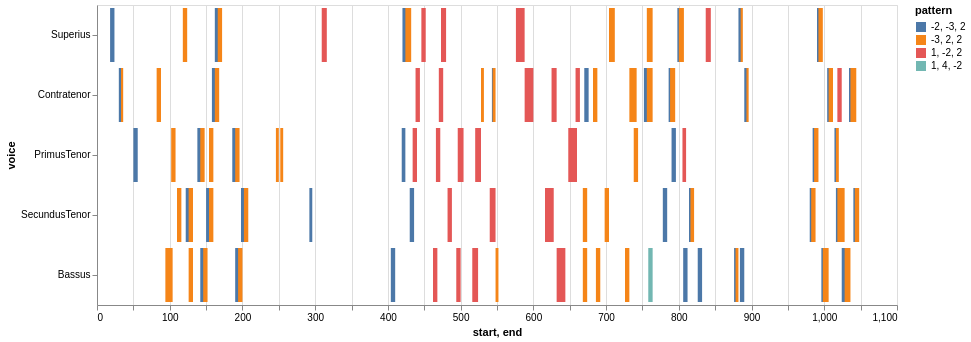
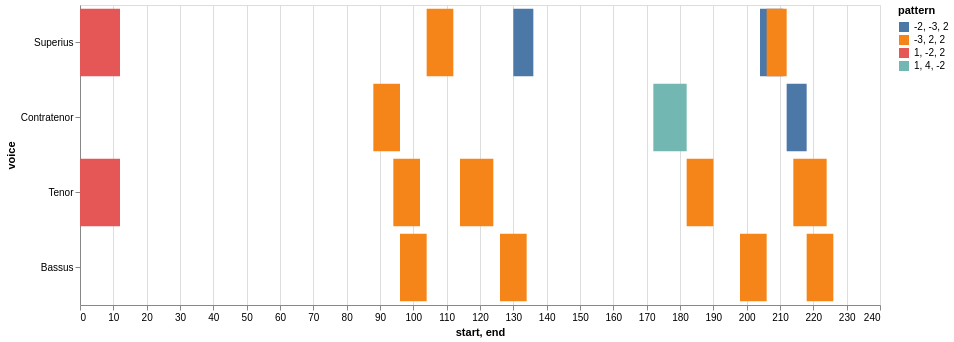
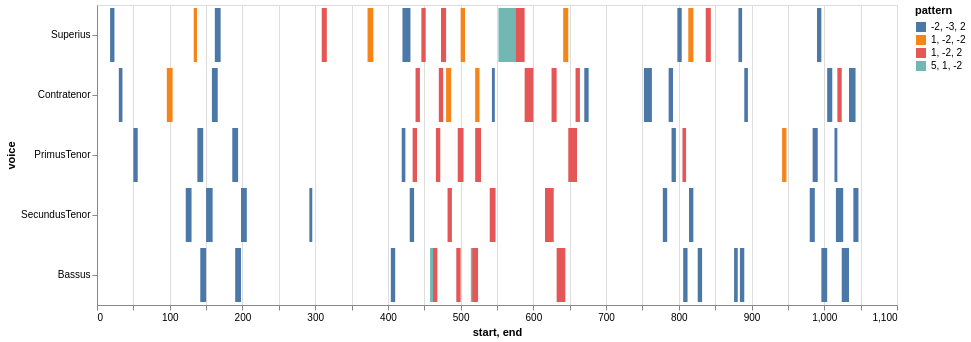
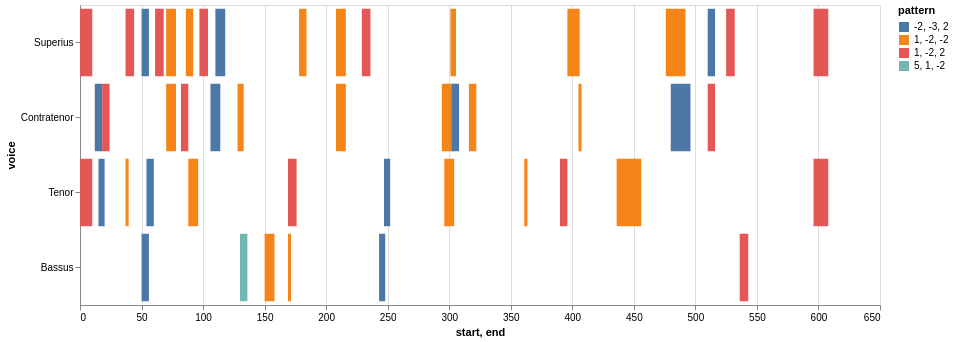

These figures' notebook cell, in order:
### Markdown cell above
## Heat Map of Entries:  Model Paired with Each Mass Movement

Showing only the 'shared' entries in each pair

### Code cell
# find entries for model

model = importScore(file_list[5])
nr = model.notes(combineUnisons=combineUnisons)
mel = model.melodic(df=nr, kind=kind, compound=False, unit=0, end=False)
mod_mel_ngrams = model.ngrams(df=mel, n=n, exclude=['Rest'])
mod_entry_ngrams = model.entries(df=mel, n=n, thematic=thematic, anywhere=anywhere, exclude=['Rest'])
mod_mel_ngrams_duration = model.durations(df=mel, n=n, mask_df=mod_entry_ngrams)
mod_entries_stack = list(mod_entry_ngrams.stack().unique())

# find entries mass movements:
mass_movements = file_list[:5] + file_list[6:]
for movement in mass_movements:       
    m_movement = importScore(movement)
    nr = m_movement.notes(combineUnisons=combineUnisons)
    mel = m_movement.melodic(df=nr, kind=kind, compound=False, unit=0, end=False)
    mass_mvmt_mel_ngrams = m_movement.ngrams(df=mel, n=n)
    mass_mvmt_entries = m_movement.entries(df=mel, n=n, thematic=thematic, anywhere=anywhere)
    mass_mvmt_mel_ngrams_duration = m_movement.durations(df=mel, n=n, mask_df=mass_mvmt_entries)
    mass_mvmt_entries_stack = mass_mvmt_entries.stack()
    
    
    # find shared entries
    shared_entries = list(set(mass_mvmt_entries_stack).intersection(mod_entries_stack))

    # or instead focus on one soggetto
    # in this case update code below, replacing 'shared_entries' with 'selected_entries'
    # selected_entries = [('-2', '3', '-2')]
    
    # print model metadata and chart
    print(model.metadata)
    # print(shared_entries)
    display(viz.plot_ngrams_heatmap(mod_entry_ngrams, mod_mel_ngrams_duration, 
                        selected_patterns=shared_entries,
                        voices=[], includeCount=False))
    
    
    # # print mass movement metadata and chart
    print(m_movement.metadata)
    display(viz.plot_ngrams_heatmap(mass_mvmt_entries, mass_mvmt_mel_ngrams_duration, 
                                selected_patterns=shared_entries,
                                voices=[], includeCount=False))

### Figure 1 — Vega-Lite specification as saved in the notebook (floating-point values rounded to 4 significant figures)
{"$schema": "https://vega.github.io/schema/vega-lite/v5.16.3.json", "config": {"view": {"continuousHeight": 300, "continuousWidth": 300}}, "data": {"name": "data-6e0632def230228c89a6151b55e82a4e"}, "datasets": {"data-6e0632def230228c89a6151b55e82a4e": [{"end": 24, "pattern": "-2, -3, 2", "start": 18, "voice": "Superius"}, {"end": 124, "pattern": "-3, 2, 2", "start": 118, "voice": "Superius"}, {"end": 170, "pattern": "-2, -3, 2", "start": 162, "voice": "Superius"}, {"end": 172, "pattern": "-3, 2, 2", "start": 166, "voice": "Superius"}, {"end": 316, "pattern": "1, -2, 2", "start": 309, "voice": "Superius"}, {"end": 431, "pattern": "-2, -3, 2", "start": 420, "voice": "Superius"}, {"end": 432, "pattern": "-3, 2, 2", "start": 424, "voice": "Superius"}, {"end": 452, "pattern": "1, -2, 2", "start": 446, "voice": "Superius"}, {"end": 480, "pattern": "1, -2, 2", "start": 473, "voice": "Superius"}, {"end": 588, "pattern": "1, -2, 2", "start": 576, "voice": "Superius"}, {"end": 712, "pattern": "-3, 2, 2", "start": 704, "voice": "Superius"}, {"end": 764, "pattern": "-3, 2, 2", "start": 756, "voice": "Superius"}, {"end": 804, "pattern": "-2, -3, 2", "start": 798, "voice": "Superius"}, {"end": 807, "pattern": "-3, 2, 2", "start": 800, "voice": "Superius"}, {"end": 844, "pattern": "1, -2, 2", "start": 837, "voice": "Superius"}, {"end": 887, "pattern": "-2, -3, 2", "start": 882, "voice": "Superius"}, {"end": 888, "pattern": "-3, 2, 2", "start": 885, "voice": "Superius"}, {"end": 996, "pattern": "-2, -3, 2", "start": 990, "voice": "Superius"}, {"end": 998, "pattern": "-3, 2, 2", "start": 992, "voice": "Superius"}, {"end": 35, "pattern": "-2, -3, 2", "start": 30, "voice": "Contratenor"}, {"end": 36, "pattern": "-3, 2, 2", "start": 33, "voice": "Contratenor"}, {"end": 88, "pattern": "-3, 2, 2", "start": 82, "voice": "Contratenor"}, {"end": 166, "pattern": "-2, -3, 2", "start": 158, "voice": "Contratenor"}, {"end": 168, "pattern": "-3, 2, 2", "start": 162, "voice": "Contratenor"}, {"end": 444, "pattern": "1, -2, 2", "start": 438, "voice": "Contratenor"}, {"end": 476, "pattern": "1, -2, 2", "start": 470, "voice": "Contratenor"}, {"end": 532, "pattern": "-3, 2, 2", "start": 528, "voice": "Contratenor"}, {"end": 547, "pattern": "-2, -3, 2", "start": 543, "voice": "Contratenor"}, {"end": 548, "pattern": "-3, 2, 2", "start": 544, "voice": "Contratenor"}, {"end": 600, "pattern": "1, -2, 2", "start": 588, "voice": "Contratenor"}, {"end": 632, "pattern": "1, -2, 2", "start": 625, "voice": "Contratenor"}, {"end": 664, "pattern": "1, -2, 2", "start": 658, "voice": "Contratenor"}, {"end": 676, "pattern": "-2, -3, 2", "start": 670, "voice": "Contratenor"}, {"end": 688, "pattern": "-3, 2, 2", "start": 682, "voice": "Contratenor"}, {"end": 742, "pattern": "-3, 2, 2", "start": 732, "voice": "Contratenor"}, {"end": 763, "pattern": "-2, -3, 2", "start": 752, "voice": "Contratenor"}, {"end": 764, "pattern": "-3, 2, 2", "start": 756, "voice": "Contratenor"}, {"end": 792, "pattern": "-2, -3, 2", "start": 786, "voice": "Contratenor"}, {"end": 795, "pattern": "-3, 2, 2", "start": 788, "voice": "Contratenor"}, {"end": 895, "pattern": "-2, -3, 2", "start": 890, "voice": "Contratenor"}, {"end": 896, "pattern": "-3, 2, 2", "start": 893, "voice": "Contratenor"}, {"end": 1011, "pattern": "-2, -3, 2", "start": 1004, "voice": "Contratenor"}, {"end": 1012, "pattern": "-3, 2, 2", "start": 1006, "voice": "Contratenor"}, {"end": 1024, "pattern": "1, -2, 2", "start": 1018, "voice": "Contratenor"}, {"end": 1043, "pattern": "-2, -3, 2", "start": 1034, "voice": "Contratenor"}, {"end": 1044, "pattern": "-3, 2, 2", "start": 1036, "voice": "Contratenor"}, {"end": 56, "pattern": "-2, -3, 2", "start": 50, "voice": "PrimusTenor"}, {"end": 108, "pattern": "-3, 2, 2", "start": 102, "voice": "PrimusTenor"}, {"end": 146, "pattern": "-2, -3, 2", "start": 138, "voice": "PrimusTenor"}, {"end": 148, "pattern": "-3, 2, 2", "start": 142, "voice": "PrimusTenor"}, {"end": 160, "pattern": "-3, 2, 2", "start": 154, "voice": "PrimusTenor"}, {"end": 194, "pattern": "-2, -3, 2", "start": 186, "voice": "PrimusTenor"}, {"end": 196, "pattern": "-3, 2, 2", "start": 190, "voice": "PrimusTenor"}, {"end": 250, "pattern": "-3, 2, 2", "start": 246, "voice": "PrimusTenor"}, {"end": 256, "pattern": "-3, 2, 2", "start": 252, "voice": "PrimusTenor"}, {"end": 424, "pattern": "-2, -3, 2", "start": 419, "voice": "PrimusTenor"}, {"end": 440, "pattern": "1, -2, 2", "start": 434, "voice": "PrimusTenor"}, {"end": 472, "pattern": "1, -2, 2", "start": 466, "voice": "PrimusTenor"}, {"end": 504, "pattern": "1, -2, 2", "start": 496, "voice": "PrimusTenor"}, {"end": 528, "pattern": "1, -2, 2", "start": 520, "voice": "PrimusTenor"}, {"end": 660, "pattern": "1, -2, 2", "start": 648, "voice": "PrimusTenor"}, {"end": 744, "pattern": "-3, 2, 2", "start": 738, "voice": "PrimusTenor"}, {"end": 796, "pattern": "-2, -3, 2", "start": 790, "voice": "PrimusTenor"}, {"end": 810, "pattern": "1, -2, 2", "start": 805, "voice": "PrimusTenor"}, {"end": 991, "pattern": "-2, -3, 2", "start": 984, "voice": "PrimusTenor"}, {"end": 992, "pattern": "-3, 2, 2", "start": 986, "voice": "PrimusTenor"}, {"end": 1018, "pattern": "-2, -3, 2", "start": 1014, "voice": "PrimusTenor"}, {"end": 1020, "pattern": "-3, 2, 2", "start": 1016, "voice": "PrimusTenor"}, {"end": 116, "pattern": "-3, 2, 2", "start": 110, "voice": "SecundusTenor"}, {"end": 130, "pattern": "-2, -3, 2", "start": 122, "voice": "SecundusTenor"}, {"end": 132, "pattern": "-3, 2, 2", "start": 126, "voice": "SecundusTenor"}, {"end": 159, "pattern": "-2, -3, 2", "start": 150, "voice": "SecundusTenor"}, {"end": 160, "pattern": "-3, 2, 2", "start": 154, "voice": "SecundusTenor"}, {"end": 206, "pattern": "-2, -3, 2", "start": 198, "voice": "SecundusTenor"}, {"end": 208, "pattern": "-3, 2, 2", "start": 202, "voice": "SecundusTenor"}, {"end": 296, "pattern": "-2, -3, 2", "start": 292, "voice": "SecundusTenor"}, {"end": 436, "pattern": "-2, -3, 2", "start": 430, "voice": "SecundusTenor"}, {"end": 488, "pattern": "1, -2, 2", "start": 482, "voice": "SecundusTenor"}, {"end": 548, "pattern": "1, -2, 2", "start": 540, "voice": "SecundusTenor"}, {"end": 628, "pattern": "1, -2, 2", "start": 616, "voice": "SecundusTenor"}, {"end": 674, "pattern": "-3, 2, 2", "start": 668, "voice": "SecundusTenor"}, {"end": 704, "pattern": "-3, 2, 2", "start": 698, "voice": "SecundusTenor"}, {"end": 784, "pattern": "-2, -3, 2", "start": 778, "voice": "SecundusTenor"}, {"end": 820, "pattern": "-2, -3, 2", "start": 814, "voice": "SecundusTenor"}, {"end": 821, "pattern": "-3, 2, 2", "start": 816, "voice": "SecundusTenor"}, {"end": 987, "pattern": "-2, -3, 2", "start": 980, "voice": "SecundusTenor"}, {"end": 988, "pattern": "-3, 2, 2", "start": 982, "voice": "SecundusTenor"}, {"end": 1026, "pattern": "-2, -3, 2", "start": 1016, "voice": "SecundusTenor"}, {"end": 1028, "pattern": "-3, 2, 2", "start": 1018, "voice": "SecundusTenor"}, {"end": 1047, "pattern": "-2, -3, 2", "start": 1040, "voice": "SecundusTenor"}, {"end": 1048, "pattern": "-3, 2, 2", "start": 1042, "voice": "SecundusTenor"}, {"end": 104, "pattern": "-3, 2, 2", "start": 94, "voice": "Bassus"}, {"end": 132, "pattern": "-3, 2, 2", "start": 126, "voice": "Bassus"}, {"end": 150, "pattern": "-2, -3, 2", "start": 142, "voice": "Bassus"}, {"end": 152, "pattern": "-3, 2, 2", "start": 146, "voice": "Bassus"}, {"end": 198, "pattern": "-2, -3, 2", "start": 190, "voice": "Bassus"}, {"end": 200, "pattern": "-3, 2, 2", "start": 194, "voice": "Bassus"}, {"end": 410, "pattern": "-2, -3, 2", "start": 404, "voice": "Bassus"}, {"end": 468, "pattern": "1, -2, 2", "start": 462, "voice": "Bassus"}, {"end": 500, "pattern": "1, -2, 2", "start": 494, "voice": "Bassus"}, {"end": 524, "pattern": "1, -2, 2", "start": 516, "voice": "Bassus"}, {"end": 552, "pattern": "-3, 2, 2", "start": 548, "voice": "Bassus"}, {"end": 644, "pattern": "1, -2, 2", "start": 632, "voice": "Bassus"}, {"end": 674, "pattern": "-3, 2, 2", "start": 668, "voice": "Bassus"}, {"end": 692, "pattern": "-3, 2, 2", "start": 686, "voice": "Bassus"}, {"end": 732, "pattern": "-3, 2, 2", "start": 726, "voice": "Bassus"}, {"end": 764, "pattern": "1, 4, -2", "start": 758, "voice": "Bassus"}, {"end": 812, "pattern": "-2, -3, 2", "start": 806, "voice": "Bassus"}, {"end": 832, "pattern": "-2, -3, 2", "start": 826, "voice": "Bassus"}, {"end": 881, "pattern": "-2, -3, 2", "start": 876, "voice": "Bassus"}, {"end": 882, "pattern": "-3, 2, 2", "start": 878, "voice": "Bassus"}, {"end": 890, "pattern": "-2, -3, 2", "start": 884, "voice": "Bassus"}, {"end": 1004, "pattern": "-2, -3, 2", "start": 996, "voice": "Bassus"}, {"end": 1006, "pattern": "-3, 2, 2", "start": 998, "voice": "Bassus"}, {"end": 1034, "pattern": "-2, -3, 2", "start": 1024, "voice": "Bassus"}, {"end": 1036, "pattern": "-3, 2, 2", "start": 1028, "voice": "Bassus"}]}, "encoding": {"color": {"field": "pattern", "type": "nominal"}, "opacity": {"condition": {"param": "param_2", "value": 1}, "value": 0.2}, "tooltip": [{"field": "start", "type": "quantitative"}, {"field": "end", "type": "quantitative"}, {"field": "pattern", "type": "nominal"}], "x": {"field": "start", "type": "quantitative"}, "x2": {"field": "end"}, "y": {"field": "voice", "sort": null, "type": "nominal"}}, "height": 300, "mark": {"type": "bar"}, "params": [{"name": "param_2", "select": {"fields": ["pattern"], "type": "point"}}], "width": 800}

### Figure 2 — Vega-Lite specification as saved in the notebook (floating-point values rounded to 4 significant figures)
{"$schema": "https://vega.github.io/schema/vega-lite/v5.16.3.json", "config": {"view": {"continuousHeight": 300, "continuousWidth": 300}}, "data": {"name": "data-885e2c3d2c80f96bf308d9b43948cdf2"}, "datasets": {"data-885e2c3d2c80f96bf308d9b43948cdf2": [{"end": 12, "pattern": "1, -2, 2", "start": 0, "voice": "Superius"}, {"end": 112, "pattern": "-3, 2, 2", "start": 104, "voice": "Superius"}, {"end": 136, "pattern": "-2, -3, 2", "start": 130, "voice": "Superius"}, {"end": 211, "pattern": "-2, -3, 2", "start": 204, "voice": "Superius"}, {"end": 212, "pattern": "-3, 2, 2", "start": 206, "voice": "Superius"}, {"end": 96, "pattern": "-3, 2, 2", "start": 88, "voice": "Contratenor"}, {"end": 182, "pattern": "1, 4, -2", "start": 172, "voice": "Contratenor"}, {"end": 218, "pattern": "-2, -3, 2", "start": 212, "voice": "Contratenor"}, {"end": 12, "pattern": "1, -2, 2", "start": 0, "voice": "Tenor"}, {"end": 102, "pattern": "-3, 2, 2", "start": 94, "voice": "Tenor"}, {"end": 124, "pattern": "-3, 2, 2", "start": 114, "voice": "Tenor"}, {"end": 190, "pattern": "-3, 2, 2", "start": 182, "voice": "Tenor"}, {"end": 224, "pattern": "-3, 2, 2", "start": 214, "voice": "Tenor"}, {"end": 104, "pattern": "-3, 2, 2", "start": 96, "voice": "Bassus"}, {"end": 134, "pattern": "-3, 2, 2", "start": 126, "voice": "Bassus"}, {"end": 206, "pattern": "-3, 2, 2", "start": 198, "voice": "Bassus"}, {"end": 226, "pattern": "-3, 2, 2", "start": 218, "voice": "Bassus"}]}, "encoding": {"color": {"field": "pattern", "type": "nominal"}, "opacity": {"condition": {"param": "param_3", "value": 1}, "value": 0.2}, "tooltip": [{"field": "start", "type": "quantitative"}, {"field": "end", "type": "quantitative"}, {"field": "pattern", "type": "nominal"}], "x": {"field": "start", "type": "quantitative"}, "x2": {"field": "end"}, "y": {"field": "voice", "sort": null, "type": "nominal"}}, "height": 300, "mark": {"type": "bar"}, "params": [{"name": "param_3", "select": {"fields": ["pattern"], "type": "point"}}], "width": 800}

### Figure 3 — Vega-Lite specification as saved in the notebook (floating-point values rounded to 4 significant figures)
{"$schema": "https://vega.github.io/schema/vega-lite/v5.16.3.json", "config": {"view": {"continuousHeight": 300, "continuousWidth": 300}}, "data": {"name": "data-79b9b711e0623443f2660d52bab1dbac"}, "datasets": {"data-79b9b711e0623443f2660d52bab1dbac": [{"end": 24, "pattern": "-2, -3, 2", "start": 18, "voice": "Superius"}, {"end": 137.5, "pattern": "1, -2, -2", "start": 133, "voice": "Superius"}, {"end": 170, "pattern": "-2, -3, 2", "start": 162, "voice": "Superius"}, {"end": 316, "pattern": "1, -2, 2", "start": 309, "voice": "Superius"}, {"end": 380, "pattern": "1, -2, -2", "start": 372, "voice": "Superius"}, {"end": 431, "pattern": "-2, -3, 2", "start": 420, "voice": "Superius"}, {"end": 452, "pattern": "1, -2, 2", "start": 446, "voice": "Superius"}, {"end": 480, "pattern": "1, -2, 2", "start": 473, "voice": "Superius"}, {"end": 506, "pattern": "1, -2, -2", "start": 500, "voice": "Superius"}, {"end": 584, "pattern": "5, 1, -2", "start": 552, "voice": "Superius"}, {"end": 588, "pattern": "1, -2, 2", "start": 576, "voice": "Superius"}, {"end": 648, "pattern": "1, -2, -2", "start": 641, "voice": "Superius"}, {"end": 804, "pattern": "-2, -3, 2", "start": 798, "voice": "Superius"}, {"end": 820, "pattern": "1, -2, -2", "start": 813, "voice": "Superius"}, {"end": 844, "pattern": "1, -2, 2", "start": 837, "voice": "Superius"}, {"end": 887, "pattern": "-2, -3, 2", "start": 882, "voice": "Superius"}, {"end": 996, "pattern": "-2, -3, 2", "start": 990, "voice": "Superius"}, {"end": 35, "pattern": "-2, -3, 2", "start": 30, "voice": "Contratenor"}, {"end": 104, "pattern": "1, -2, -2", "start": 96, "voice": "Contratenor"}, {"end": 166, "pattern": "-2, -3, 2", "start": 158, "voice": "Contratenor"}, {"end": 444, "pattern": "1, -2, 2", "start": 438, "voice": "Contratenor"}, {"end": 476, "pattern": "1, -2, 2", "start": 470, "voice": "Contratenor"}, {"end": 487, "pattern": "1, -2, -2", "start": 480, "voice": "Contratenor"}, {"end": 526, "pattern": "1, -2, -2", "start": 520, "voice": "Contratenor"}, {"end": 547, "pattern": "-2, -3, 2", "start": 543, "voice": "Contratenor"}, {"end": 600, "pattern": "1, -2, 2", "start": 588, "voice": "Contratenor"}, {"end": 632, "pattern": "1, -2, 2", "start": 625, "voice": "Contratenor"}, {"end": 664, "pattern": "1, -2, 2", "start": 658, "voice": "Contratenor"}, {"end": 676, "pattern": "-2, -3, 2", "start": 670, "voice": "Contratenor"}, {"end": 763, "pattern": "-2, -3, 2", "start": 752, "voice": "Contratenor"}, {"end": 792, "pattern": "-2, -3, 2", "start": 786, "voice": "Contratenor"}, {"end": 895, "pattern": "-2, -3, 2", "start": 890, "voice": "Contratenor"}, {"end": 1011, "pattern": "-2, -3, 2", "start": 1004, "voice": "Contratenor"}, {"end": 1024, "pattern": "1, -2, 2", "start": 1018, "voice": "Contratenor"}, {"end": 1043, "pattern": "-2, -3, 2", "start": 1034, "voice": "Contratenor"}, {"end": 56, "pattern": "-2, -3, 2", "start": 50, "voice": "PrimusTenor"}, {"end": 146, "pattern": "-2, -3, 2", "start": 138, "voice": "PrimusTenor"}, {"end": 194, "pattern": "-2, -3, 2", "start": 186, "voice": "PrimusTenor"}, {"end": 424, "pattern": "-2, -3, 2", "start": 419, "voice": "PrimusTenor"}, {"end": 440, "pattern": "1, -2, 2", "start": 434, "voice": "PrimusTenor"}, {"end": 472, "pattern": "1, -2, 2", "start": 466, "voice": "PrimusTenor"}, {"end": 504, "pattern": "1, -2, 2", "start": 496, "voice": "PrimusTenor"}, {"end": 528, "pattern": "1, -2, 2", "start": 520, "voice": "PrimusTenor"}, {"end": 660, "pattern": "1, -2, 2", "start": 648, "voice": "PrimusTenor"}, {"end": 796, "pattern": "-2, -3, 2", "start": 790, "voice": "PrimusTenor"}, {"end": 810, "pattern": "1, -2, 2", "start": 805, "voice": "PrimusTenor"}, {"end": 948, "pattern": "1, -2, -2", "start": 942, "voice": "PrimusTenor"}, {"end": 991, "pattern": "-2, -3, 2", "start": 984, "voice": "PrimusTenor"}, {"end": 1018, "pattern": "-2, -3, 2", "start": 1014, "voice": "PrimusTenor"}, {"end": 130, "pattern": "-2, -3, 2", "start": 122, "voice": "SecundusTenor"}, {"end": 159, "pattern": "-2, -3, 2", "start": 150, "voice": "SecundusTenor"}, {"end": 206, "pattern": "-2, -3, 2", "start": 198, "voice": "SecundusTenor"}, {"end": 296, "pattern": "-2, -3, 2", "start": 292, "voice": "SecundusTenor"}, {"end": 436, "pattern": "-2, -3, 2", "start": 430, "voice": "SecundusTenor"}, {"end": 488, "pattern": "1, -2, 2", "start": 482, "voice": "SecundusTenor"}, {"end": 548, "pattern": "1, -2, 2", "start": 540, "voice": "SecundusTenor"}, {"end": 628, "pattern": "1, -2, 2", "start": 616, "voice": "SecundusTenor"}, {"end": 784, "pattern": "-2, -3, 2", "start": 778, "voice": "SecundusTenor"}, {"end": 820, "pattern": "-2, -3, 2", "start": 814, "voice": "SecundusTenor"}, {"end": 987, "pattern": "-2, -3, 2", "start": 980, "voice": "SecundusTenor"}, {"end": 1026, "pattern": "-2, -3, 2", "start": 1016, "voice": "SecundusTenor"}, {"end": 1047, "pattern": "-2, -3, 2", "start": 1040, "voice": "SecundusTenor"}, {"end": 150, "pattern": "-2, -3, 2", "start": 142, "voice": "Bassus"}, {"end": 198, "pattern": "-2, -3, 2", "start": 190, "voice": "Bassus"}, {"end": 410, "pattern": "-2, -3, 2", "start": 404, "voice": "Bassus"}, {"end": 466, "pattern": "5, 1, -2", "start": 458, "voice": "Bassus"}, {"end": 468, "pattern": "1, -2, 2", "start": 462, "voice": "Bassus"}, {"end": 500, "pattern": "1, -2, 2", "start": 494, "voice": "Bassus"}, {"end": 520, "pattern": "5, 1, -2", "start": 514, "voice": "Bassus"}, {"end": 524, "pattern": "1, -2, 2", "start": 516, "voice": "Bassus"}, {"end": 644, "pattern": "1, -2, 2", "start": 632, "voice": "Bassus"}, {"end": 812, "pattern": "-2, -3, 2", "start": 806, "voice": "Bassus"}, {"end": 832, "pattern": "-2, -3, 2", "start": 826, "voice": "Bassus"}, {"end": 881, "pattern": "-2, -3, 2", "start": 876, "voice": "Bassus"}, {"end": 890, "pattern": "-2, -3, 2", "start": 884, "voice": "Bassus"}, {"end": 1004, "pattern": "-2, -3, 2", "start": 996, "voice": "Bassus"}, {"end": 1034, "pattern": "-2, -3, 2", "start": 1024, "voice": "Bassus"}]}, "encoding": {"color": {"field": "pattern", "type": "nominal"}, "opacity": {"condition": {"param": "param_4", "value": 1}, "value": 0.2}, "tooltip": [{"field": "start", "type": "quantitative"}, {"field": "end", "type": "quantitative"}, {"field": "pattern", "type": "nominal"}], "x": {"field": "start", "type": "quantitative"}, "x2": {"field": "end"}, "y": {"field": "voice", "sort": null, "type": "nominal"}}, "height": 300, "mark": {"type": "bar"}, "params": [{"name": "param_4", "select": {"fields": ["pattern"], "type": "point"}}], "width": 800}

### Figure 4 — Vega-Lite specification as saved in the notebook (floating-point values rounded to 4 significant figures)
{"$schema": "https://vega.github.io/schema/vega-lite/v5.16.3.json", "config": {"view": {"continuousHeight": 300, "continuousWidth": 300}}, "data": {"name": "data-2ebe4e027ace5903c7bbb8c86ccb7bc4"}, "datasets": {"data-2ebe4e027ace5903c7bbb8c86ccb7bc4": [{"end": 10, "pattern": "1, -2, 2", "start": 0, "voice": "Superius"}, {"end": 44, "pattern": "1, -2, 2", "start": 37, "voice": "Superius"}, {"end": 56, "pattern": "-2, -3, 2", "start": 50, "voice": "Superius"}, {"end": 68, "pattern": "1, -2, 2", "start": 61, "voice": "Superius"}, {"end": 78, "pattern": "1, -2, -2", "start": 70, "voice": "Superius"}, {"end": 92, "pattern": "1, -2, -2", "start": 86, "voice": "Superius"}, {"end": 104, "pattern": "1, -2, 2", "start": 97, "voice": "Superius"}, {"end": 118, "pattern": "-2, -3, 2", "start": 110, "voice": "Superius"}, {"end": 184, "pattern": "1, -2, -2", "start": 178, "voice": "Superius"}, {"end": 216, "pattern": "1, -2, -2", "start": 208, "voice": "Superius"}, {"end": 236, "pattern": "1, -2, 2", "start": 229, "voice": "Superius"}, {"end": 305.5, "pattern": "1, -2, -2", "start": 301, "voice": "Superius"}, {"end": 406, "pattern": "1, -2, -2", "start": 396, "voice": "Superius"}, {"end": 492, "pattern": "1, -2, -2", "start": 476, "voice": "Superius"}, {"end": 516, "pattern": "-2, -3, 2", "start": 510, "voice": "Superius"}, {"end": 532, "pattern": "1, -2, 2", "start": 525, "voice": "Superius"}, {"end": 608, "pattern": "1, -2, 2", "start": 596, "voice": "Superius"}, {"end": 18, "pattern": "-2, -3, 2", "start": 12, "voice": "Contratenor"}, {"end": 24, "pattern": "1, -2, 2", "start": 18, "voice": "Contratenor"}, {"end": 78, "pattern": "1, -2, -2", "start": 70, "voice": "Contratenor"}, {"end": 88, "pattern": "1, -2, 2", "start": 82, "voice": "Contratenor"}, {"end": 114, "pattern": "-2, -3, 2", "start": 106, "voice": "Contratenor"}, {"end": 133, "pattern": "1, -2, -2", "start": 128, "voice": "Contratenor"}, {"end": 216, "pattern": "1, -2, -2", "start": 208, "voice": "Contratenor"}, {"end": 304, "pattern": "1, -2, -2", "start": 294, "voice": "Contratenor"}, {"end": 308, "pattern": "-2, -3, 2", "start": 302, "voice": "Contratenor"}, {"end": 322, "pattern": "1, -2, -2", "start": 316, "voice": "Contratenor"}, {"end": 407.5, "pattern": "1, -2, -2", "start": 405, "voice": "Contratenor"}, {"end": 496, "pattern": "-2, -3, 2", "start": 480, "voice": "Contratenor"}, {"end": 516, "pattern": "1, -2, 2", "start": 510, "voice": "Contratenor"}, {"end": 10, "pattern": "1, -2, 2", "start": 0, "voice": "Tenor"}, {"end": 20, "pattern": "-2, -3, 2", "start": 15, "voice": "Tenor"}, {"end": 39.5, "pattern": "1, -2, -2", "start": 37, "voice": "Tenor"}, {"end": 60, "pattern": "-2, -3, 2", "start": 54, "voice": "Tenor"}, {"end": 96, "pattern": "1, -2, -2", "start": 88, "voice": "Tenor"}, {"end": 176, "pattern": "1, -2, 2", "start": 169, "voice": "Tenor"}, {"end": 252, "pattern": "-2, -3, 2", "start": 247, "voice": "Tenor"}, {"end": 304, "pattern": "1, -2, -2", "start": 296, "voice": "Tenor"}, {"end": 363.5, "pattern": "1, -2, -2", "start": 361, "voice": "Tenor"}, {"end": 396, "pattern": "1, -2, 2", "start": 390, "voice": "Tenor"}, {"end": 456, "pattern": "1, -2, -2", "start": 436, "voice": "Tenor"}, {"end": 608, "pattern": "1, -2, 2", "start": 596, "voice": "Tenor"}, {"end": 56, "pattern": "-2, -3, 2", "start": 50, "voice": "Bassus"}, {"end": 136, "pattern": "5, 1, -2", "start": 130, "voice": "Bassus"}, {"end": 158, "pattern": "1, -2, -2", "start": 150, "voice": "Bassus"}, {"end": 171.5, "pattern": "1, -2, -2", "start": 169, "voice": "Bassus"}, {"end": 248, "pattern": "-2, -3, 2", "start": 243, "voice": "Bassus"}, {"end": 543, "pattern": "1, -2, 2", "start": 536, "voice": "Bassus"}]}, "encoding": {"color": {"field": "pattern", "type": "nominal"}, "opacity": {"condition": {"param": "param_5", "value": 1}, "value": 0.2}, "tooltip": [{"field": "start", "type": "quantitative"}, {"field": "end", "type": "quantitative"}, {"field": "pattern", "type": "nominal"}], "x": {"field": "start", "type": "quantitative"}, "x2": {"field": "end"}, "y": {"field": "voice", "sort": null, "type": "nominal"}}, "height": 300, "mark": {"type": "bar"}, "params": [{"name": "param_5", "select": {"fields": ["pattern"], "type": "point"}}], "width": 800}
